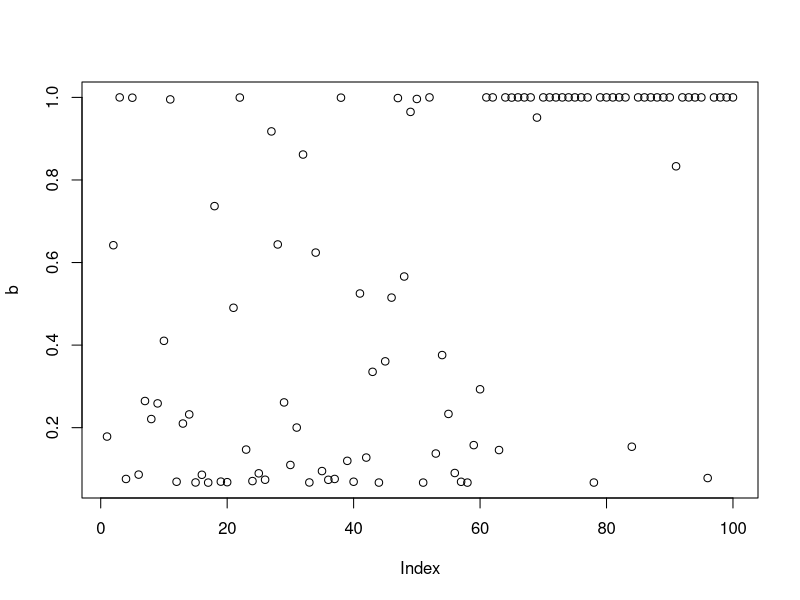
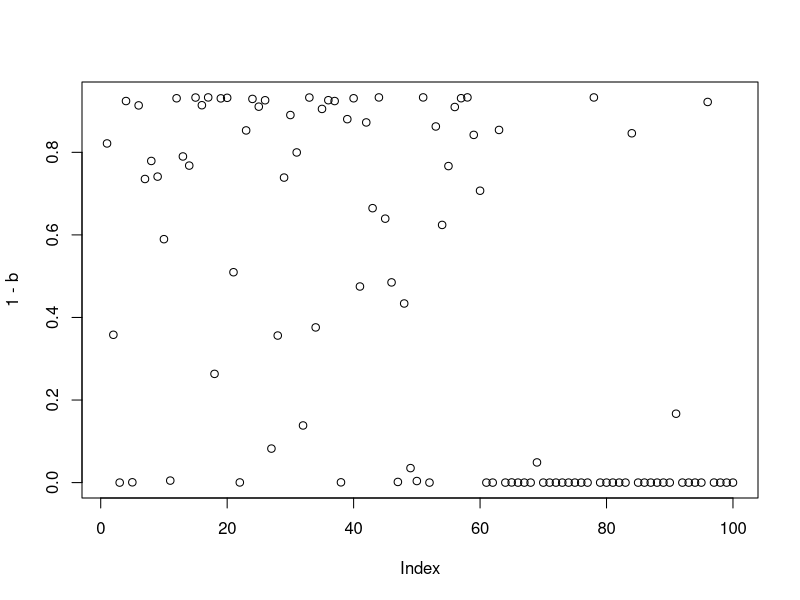
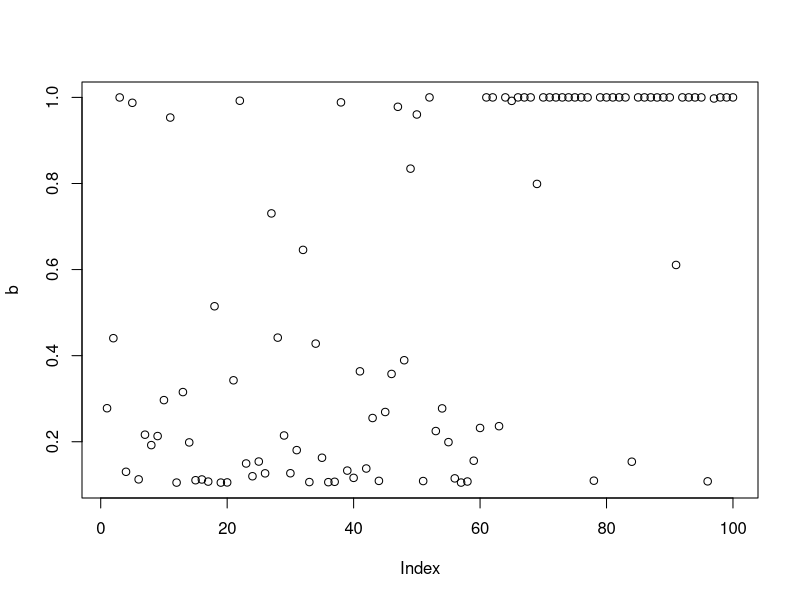
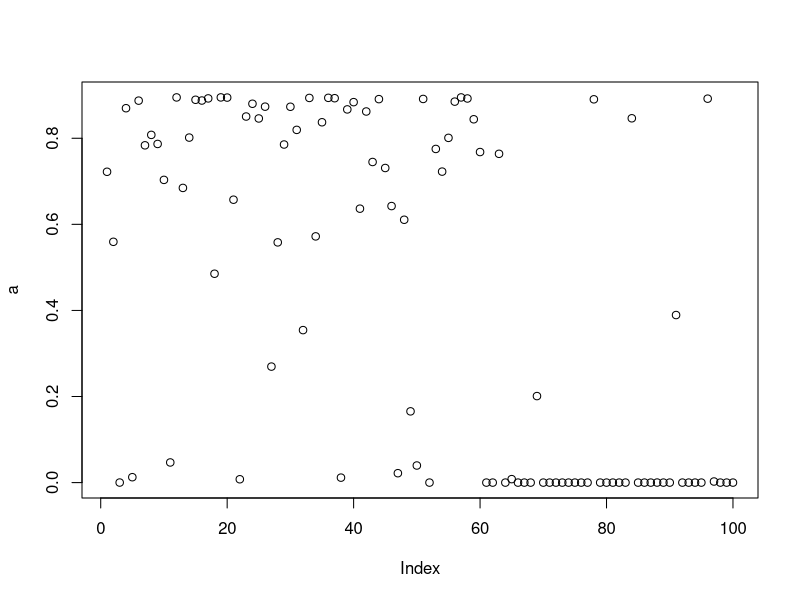
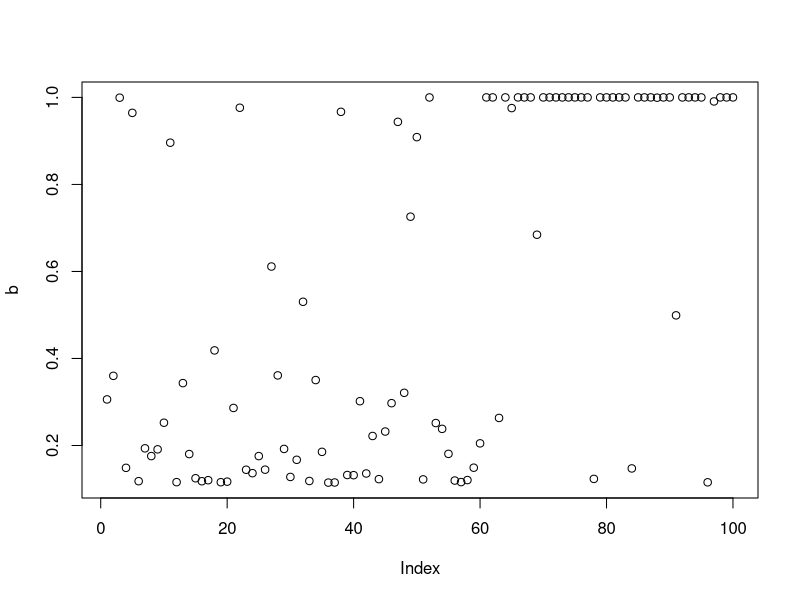
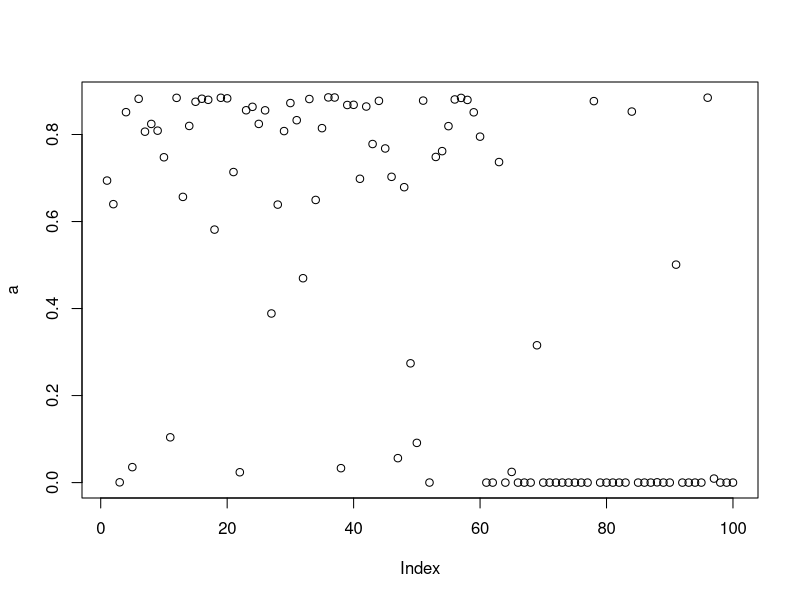
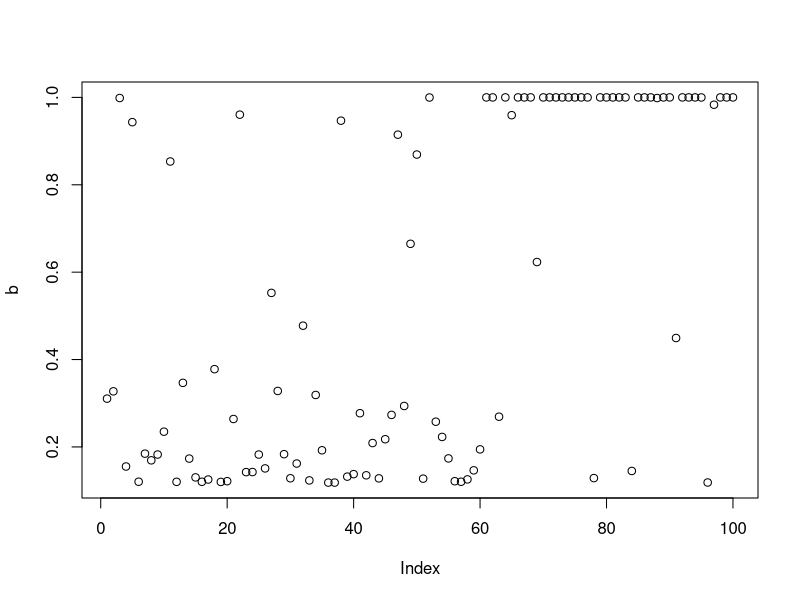
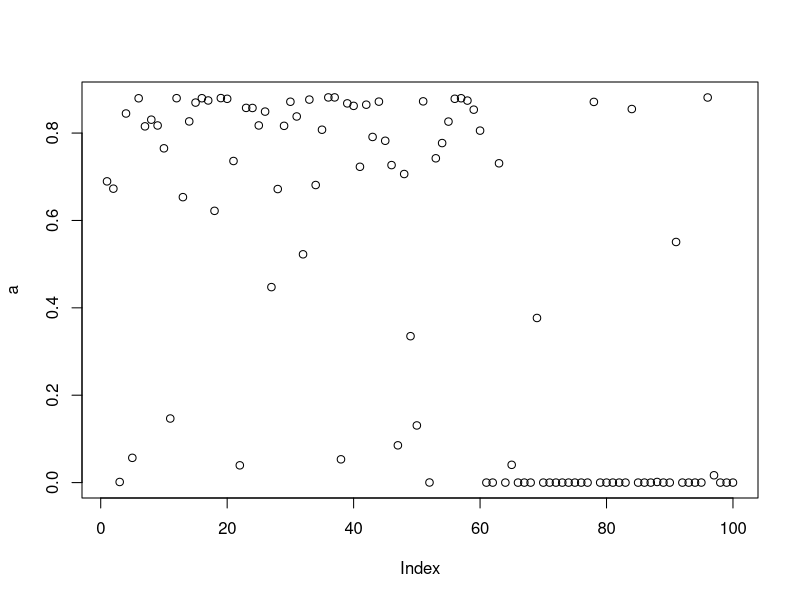

Here is the R script that generated these plots, in order:
## ---- chunk 1
set.seed(20170924)
P.b = 0.6
N = 100
xa = rnorm(N*P.b, mean=1, sd=1)
xb = rnorm(N*(1-P.b), mean=5, sd=3)
x = c(xa, xb)
mu.a = 0.5; sd.a= 0.5;
mu.b= 6; sd.b = 4;

## ---- chunk 2
pdf.a = dnorm(x, mean=mu.a, sd=sd.a);
pdf.b = dnorm(x, mean=mu.b, sd=sd.b)

b = pdf.b*P.b / (pdf.a * (1-P.b) + pdf.b*P.b)
plot(b)
## ---- chunk 3
a = 1 - b
plot( 1 - b)
## ---- chunk 4
mu.a = sum(a*x)/sum(a); paste("mu.a=",mu.a);
mu.b = sum(b*x)/sum(b); paste("mu.b=",mu.b);
var.a = sum((x - mu.a)^2*a)/sum(a); sqrt(var.a); sd.a = sqrt(var.a)
var.b = sum((x - mu.b)^2*b)/sum(b); sqrt(var.b); sd.b = sqrt(var.b)
## ---- chunk 5
pdf.a = dnorm(x, mean=mu.a, sd=sd.a);
pdf.b = dnorm(x, mean=mu.b, sd=sd.b)

b = pdf.b*P.b / (pdf.a * (1-P.b) + pdf.b*P.b)
plot(b)
a = 1 - b; 
plot(a)
## ---- chunk 6
mu.a = sum(a*x)/sum(a); paste("mu.a=",mu.a);
mu.b = sum(b*x)/sum(b); paste("mu.b=",mu.b);
var.a = sum((x - mu.a)^2*a)/sum(a); sqrt(var.a); sd.a = sqrt(var.a)
var.b = sum((x - mu.b)^2*b)/sum(b); sqrt(var.b); sd.b = sqrt(var.b)

pdf.a = dnorm(x, mean=mu.a, sd=sd.a);
pdf.b = dnorm(x, mean=mu.b, sd=sd.b)

b = pdf.b*P.b / (pdf.a * (1-P.b) + pdf.b*P.b)
plot(b)
a = 1 - b; 
plot(a)
## ---- chunk 7
mu.a = sum(a*x)/sum(a); paste("mu.a=",mu.a);
mu.b = sum(b*x)/sum(b); paste("mu.b=",mu.b);
var.a = sum((x - mu.a)^2*a)/sum(a); sqrt(var.a); sd.a = sqrt(var.a)
var.b = sum((x - mu.b)^2*b)/sum(b); sqrt(var.b); sd.b = sqrt(var.b)

pdf.a = dnorm(x, mean=mu.a, sd=sd.a);
pdf.b = dnorm(x, mean=mu.b, sd=sd.b)

b = pdf.b*P.b / (pdf.a * (1-P.b) + pdf.b*P.b)
plot(b)
a = 1 - b; 
plot(a)
## ---- chunk 8
mu.a = sum(a*x)/sum(a); paste("mu.a=",mu.a);
mu.b = sum(b*x)/sum(b); paste("mu.b=",mu.b);
var.a = sum((x - mu.a)^2*a)/sum(a); sqrt(var.a); sd.a = sqrt(var.a)
var.b = sum((x - mu.b)^2*b)/sum(b); sqrt(var.b); sd.b = sqrt(var.b)

pdf.a = dnorm(x, mean=mu.a, sd=sd.a);
pdf.b = dnorm(x, mean=mu.b, sd=sd.b)

b = pdf.b*P.b / (pdf.a * (1-P.b) + pdf.b*P.b)
plot(b)
a = 1 - b; 
plot(a)
## ---- chunk 9
mu.a = sum(a*x)/sum(a); paste("mu.a=",mu.a);
mu.b = sum(b*x)/sum(b); paste("mu.b=",mu.b);
var.a = sum((x - mu.a)^2*a)/sum(a); sqrt(var.a); sd.a = sqrt(var.a)
var.b = sum((x - mu.b)^2*b)/sum(b); sqrt(var.b); sd.b = sqrt(var.b)

pdf.a = dnorm(x, mean=mu.a, sd=sd.a);
pdf.b = dnorm(x, mean=mu.b, sd=sd.b)

b = pdf.b*P.b / (pdf.a * (1-P.b) + pdf.b*P.b)
plot(b)
a = 1 - b; 
plot(a)
## ---- chunk 10
mu.a = sum(a*x)/sum(a); paste("mu.a=",mu.a);
mu.b = sum(b*x)/sum(b); paste("mu.b=",mu.b);
var.a = sum((x - mu.a)^2*a)/sum(a); sqrt(var.a); sd.a = sqrt(var.a)
var.b = sum((x - mu.b)^2*b)/sum(b); sqrt(var.b); sd.b = sqrt(var.b)

pdf.a = dnorm(x, mean=mu.a, sd=sd.a);
pdf.b = dnorm(x, mean=mu.b, sd=sd.b)

b = pdf.b*P.b / (pdf.a * (1-P.b) + pdf.b*P.b)
plot(b)
a = 1 - b; 
plot(a)
## ---- chunk 11
mu.a = sum(a*x)/sum(a); paste("mu.a=",mu.a);
mu.b = sum(b*x)/sum(b); paste("mu.b=",mu.b);
var.a = sum((x - mu.a)^2*a)/sum(a); sqrt(var.a); sd.a = sqrt(var.a)
var.b = sum((x - mu.b)^2*b)/sum(b); sqrt(var.b); sd.b = sqrt(var.b)

pdf.a = dnorm(x, mean=mu.a, sd=sd.a);
pdf.b = dnorm(x, mean=mu.b, sd=sd.b)

b = pdf.b*P.b / (pdf.a * (1-P.b) + pdf.b*P.b)
#plot(b)
a = 1 - b; 
#plot(a)
## ---- chunk 12
mu.a = sum(a*x)/sum(a); paste("mu.a=",mu.a);
mu.b = sum(b*x)/sum(b); paste("mu.b=",mu.b);
var.a = sum((x - mu.a)^2*a)/sum(a); sqrt(var.a); sd.a = sqrt(var.a)
var.b = sum((x - mu.b)^2*b)/sum(b); sqrt(var.b); sd.b = sqrt(var.b)

pdf.a = dnorm(x, mean=mu.a, sd=sd.a);
pdf.b = dnorm(x, mean=mu.b, sd=sd.b)

b = pdf.b*P.b / (pdf.a * (1-P.b) + pdf.b*P.b)
#plot(b)
a = 1 - b; 
#plot(a)
## ---- chunk 13
mu.a = sum(a*x)/sum(a); paste("mu.a=",mu.a);
mu.b = sum(b*x)/sum(b); paste("mu.b=",mu.b);
var.a = sum((x - mu.a)^2*a)/sum(a); sqrt(var.a); sd.a = sqrt(var.a)
var.b = sum((x - mu.b)^2*b)/sum(b); sqrt(var.b); sd.b = sqrt(var.b)

pdf.a = dnorm(x, mean=mu.a, sd=sd.a);
pdf.b = dnorm(x, mean=mu.b, sd=sd.b)

b = pdf.b*P.b / (pdf.a * (1-P.b) + pdf.b*P.b)
#plot(b)
a = 1 - b; 
#plot(a)
